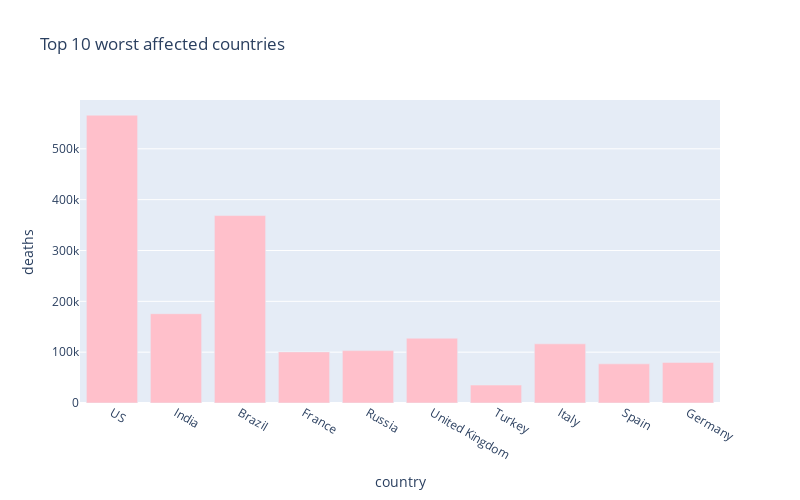

Source (notebook cell):
### Markdown cell above
# 10 worst hit countries - Death cases

### Code cell
px.bar(
    sorted_country_df.head(10),
    x = "country",
    y = "deaths",
    title= "Top 10 worst affected countries", # the axis names
    color_discrete_sequence=["pink"], 
    height=500,
    width=800
)

### Figure 1 — Plotly figure (JSON) as saved in the notebook; plotly's stock layout.template omitted (floating-point values rounded to 4 significant figures)
{"data": [{"alignmentgroup": "True", "hovertemplate": "country=%{x}<br>deaths=%{y}<extra></extra>", "legendgroup": "", "marker": {"color": "pink"}, "name": "", "offsetgroup": "", "orientation": "v", "showlegend": false, "textposition": "auto", "type": "bar", "x": ["US", "India", "Brazil", "France", "Russia", "United Kingdom", "Turkey", "Italy", "Spain", "Germany"], "xaxis": "x", "y": [566224, 175649, 368749, 100563, 103059, 127472, 35320, 116366, 76981, 79894], "yaxis": "y"}], "layout": {"barmode": "relative", "height": 500, "legend": {"tracegroupgap": 0}, "title": {"text": "Top 10 worst affected countries"}, "width": 800, "xaxis": {"anchor": "y", "domain": [0, 1], "title": {"text": "country"}}, "yaxis": {"anchor": "x", "domain": [0, 1], "title": {"text": "deaths"}}}}
